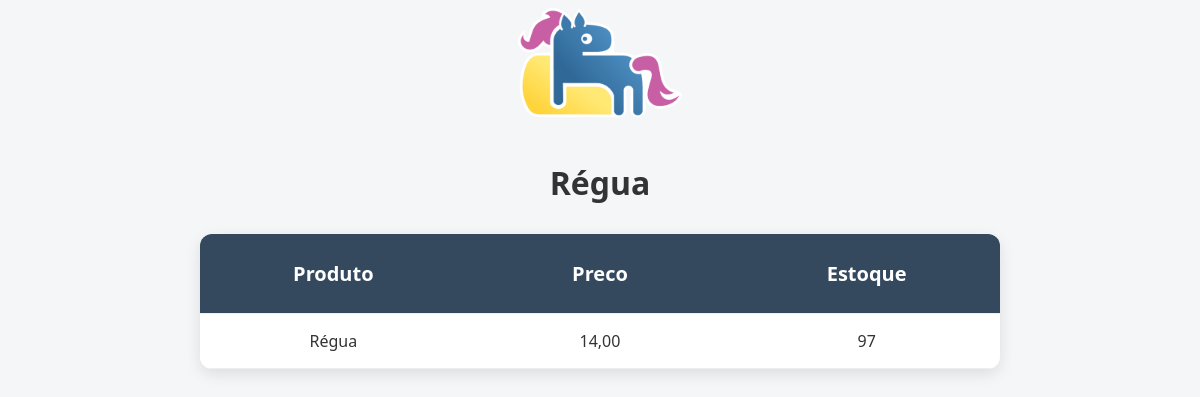
The page /produto/5 on the database its author committed.
### core/models.py (models this page shows, shortened)
class Produto(models.Model):
    nome = models.CharField('nome', max_length=100)
    preco = models.DecimalField('preco', decimal_places=2, max_digits=10)
    estoque = models.IntegerField('quantidade')

### core/views.py (the view)
# urls.py: path('produto/<int:pk>', views.produto, name='produto')
def produto(request, pk):
    produtos = get_object_or_404(Produto, id=pk)
    context = {
        'produto': produtos
    }
    return render(request, 'produto.html', context)

### core/templates/produto.html (shortened to what this page needs)
{% load static %}
<!DOCTYPE html>
<html lang="en">
<head>
    <link rel="stylesheet" href="{% static 'css/styles.css' %}">
</head>
<body>
    <center>
        <a href="{% url 'index' %}"><img src="{% static 'images/django.png' %}" alt="Icone Django" width="200px"></a>
        <h1>{{produto.nome}}</h1>
        <table>
            <thead>
                <tr>
                    <td width="200px"> <h1>Produto</h1></td>
                    <td width="200px"> <h1>Preco</h1></td>
                    <td width="200px"><h1>Estoque</h1></td>
                </tr>
            </thead>
            <tbody>
                <tr>
                    <td>{{ produto.nome }}</a></td>
                    <td>{{ produto.preco }}</td>
                    <td>{{ produto.estoque }}</td>
                </tr>
            </tbody>
        </table>
    </center>
</body>
</html>

### core/static/css/styles.css (style rules this page uses)
* { margin: 0; padding: 0; box-sizing: border-box; }
body { font-family: 'Segoe UI', Tahoma, Geneva, Verdana, sans-serif; background: #f4f6f8; color: #333; }
center { display: flex; flex-direction: column; align-items: center; gap: 30px; }
img { width: 180px; transition: transform 0.3s ease; }
table { width: 100%; max-width: 800px; border-collapse: collapse; box-shadow: 0 5px 15px rgba(0, 0, 0, 0.1); background: #fff; border-radius: 12px; overflow: hidden; }
thead { background-color: #34495e; color: white; }
thead h1 { font-size: 20px; padding: 10px 0; }
td, th { padding: 16px; text-align: center; border-bottom: 1px solid #eee; }
a { text-decoration: none; color: #2980b9; font-weight: bold; transition: color 0.2s; }

### rows shown on the page
Produto: nome "Régua", preco "14,00", estoque "97"
